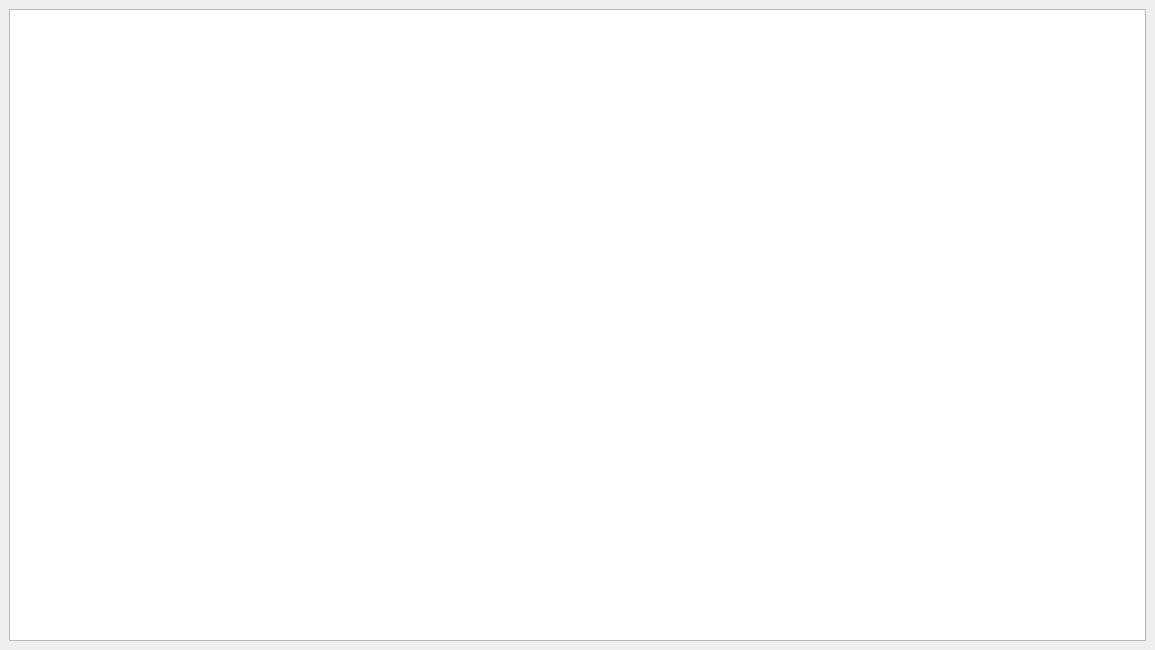
<?xml version="1.0" encoding="UTF-8"?>
<ui version="4.0">
 <class>mainWindow</class>
 <widget class="QMainWindow" name="mainWindow">
  <property name="geometry">
   <rect>
    <x>0</x>
    <y>0</y>
    <width>1155</width>
    <height>650</height>
   </rect>
  </property>
  <property name="minimumSize">
   <size>
    <width>700</width>
    <height>650</height>
   </size>
  </property>
  <property name="windowTitle">
   <string>Приложение для кофе</string>
  </property>
  <widget class="QWidget" name="centralwidget">
   <layout class="QGridLayout" name="gridLayout">
    <item row="0" column="0">
     <layout class="QVBoxLayout" name="verticalLayout">
      <item>
       <widget class="QTableWidget" name="tableWidget"/>
      </item>
     </layout>
    </item>
   </layout>
  </widget>
 </widget>
 <resources/>
 <connections/>
</ui>
